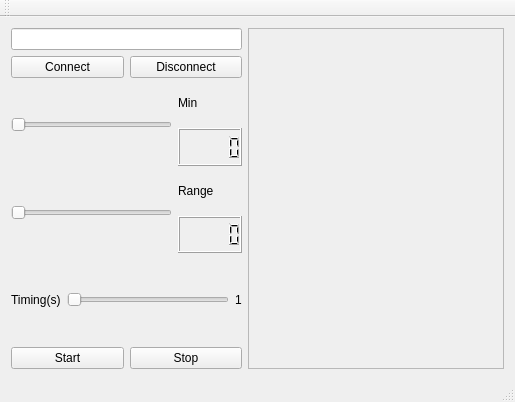
<?xml version="1.0" encoding="UTF-8"?>
<ui version="4.0">
 <class>MainWindow</class>
 <widget class="QMainWindow" name="MainWindow">
  <property name="geometry">
   <rect>
    <x>0</x>
    <y>0</y>
    <width>515</width>
    <height>402</height>
   </rect>
  </property>
  <property name="windowTitle">
   <string>MainWindow</string>
  </property>
  <widget class="QWidget" name="centralWidget">
   <layout class="QHBoxLayout" name="horizontalLayout_6">
    <item>
     <layout class="QHBoxLayout" name="horizontalLayout_5">
      <item>
       <layout class="QVBoxLayout" name="verticalLayout_4">
        <item>
         <layout class="QGridLayout" name="gridLayout">
          <item row="0" column="0" colspan="2">
           <widget class="QLineEdit" name="textip"/>
          </item>
          <item row="1" column="0">
           <widget class="QPushButton" name="connect">
            <property name="text">
             <string>Connect</string>
            </property>
           </widget>
          </item>
          <item row="1" column="1">
           <widget class="QPushButton" name="disconnect">
            <property name="text">
             <string>Disconnect</string>
            </property>
           </widget>
          </item>
         </layout>
        </item>
        <item>
         <layout class="QHBoxLayout" name="horizontalLayout">
          <item>
           <widget class="QSlider" name="slidermin">
            <property name="orientation">
             <enum>Qt::Horizontal</enum>
            </property>
           </widget>
          </item>
          <item>
           <layout class="QVBoxLayout" name="verticalLayout_2">
            <item>
             <widget class="QLabel" name="labelmin">
              <property name="text">
               <string>Min</string>
              </property>
             </widget>
            </item>
            <item>
             <widget class="QLCDNumber" name="lcdmin"/>
            </item>
           </layout>
          </item>
         </layout>
        </item>
        <item>
         <layout class="QHBoxLayout" name="horizontalLayout_2">
          <item>
           <widget class="QSlider" name="sliderrange">
            <property name="minimum">
             <number>1</number>
            </property>
            <property name="orientation">
             <enum>Qt::Horizontal</enum>
            </property>
           </widget>
          </item>
          <item>
           <layout class="QVBoxLayout" name="verticalLayout_3">
            <item>
             <widget class="QLabel" name="labelrange">
              <property name="text">
               <string>Range</string>
              </property>
             </widget>
            </item>
            <item>
             <widget class="QLCDNumber" name="lcdrange"/>
            </item>
           </layout>
          </item>
         </layout>
        </item>
        <item>
         <layout class="QHBoxLayout" name="horizontalLayout_3">
          <item>
           <widget class="QLabel" name="labeltiming">
            <property name="text">
             <string>Timing(s)</string>
            </property>
           </widget>
          </item>
          <item>
           <widget class="QSlider" name="slidertiming">
            <property name="minimum">
             <number>1</number>
            </property>
            <property name="maximum">
             <number>100</number>
            </property>
            <property name="orientation">
             <enum>Qt::Horizontal</enum>
            </property>
           </widget>
          </item>
          <item>
           <widget class="QLabel" name="labeltimingvalor">
            <property name="text">
             <string>1</string>
            </property>
           </widget>
          </item>
         </layout>
        </item>
        <item>
         <layout class="QHBoxLayout" name="horizontalLayout_4">
          <item>
           <widget class="QPushButton" name="start">
            <property name="text">
             <string>Start</string>
            </property>
           </widget>
          </item>
          <item>
           <widget class="QPushButton" name="stop">
            <property name="text">
             <string>Stop</string>
            </property>
           </widget>
          </item>
         </layout>
        </item>
       </layout>
      </item>
      <item>
       <widget class="QPlainTextEdit" name="plainTextip">
        <property name="enabled">
         <bool>false</bool>
        </property>
       </widget>
      </item>
     </layout>
    </item>
   </layout>
  </widget>
  <widget class="QMenuBar" name="menuBar">
   <property name="geometry">
    <rect>
     <x>0</x>
     <y>0</y>
     <width>515</width>
     <height>21</height>
    </rect>
   </property>
  </widget>
  <widget class="QToolBar" name="mainToolBar">
   <attribute name="toolBarArea">
    <enum>TopToolBarArea</enum>
   </attribute>
   <attribute name="toolBarBreak">
    <bool>false</bool>
   </attribute>
  </widget>
  <widget class="QStatusBar" name="statusBar"/>
 </widget>
 <layoutdefault spacing="6" margin="11"/>
 <resources/>
 <connections>
  <connection>
   <sender>slidermin</sender>
   <signal>valueChanged(int)</signal>
   <receiver>lcdmin</receiver>
   <slot>display(int)</slot>
   <hints>
    <hint type="sourcelabel">
     <x>116</x>
     <y>141</y>
    </hint>
    <hint type="destinationlabel">
     <x>211</x>
     <y>152</y>
    </hint>
   </hints>
  </connection>
  <connection>
   <sender>sliderrange</sender>
   <signal>valueChanged(int)</signal>
   <receiver>lcdrange</receiver>
   <slot>display(int)</slot>
   <hints>
    <hint type="sourcelabel">
     <x>82</x>
     <y>209</y>
    </hint>
    <hint type="destinationlabel">
     <x>210</x>
     <y>221</y>
    </hint>
   </hints>
  </connection>
  <connection>
   <sender>slidertiming</sender>
   <signal>valueChanged(int)</signal>
   <receiver>labeltimingvalor</receiver>
   <slot>setNum(int)</slot>
   <hints>
    <hint type="sourcelabel">
     <x>189</x>
     <y>273</y>
    </hint>
    <hint type="destinationlabel">
     <x>239</x>
     <y>274</y>
    </hint>
   </hints>
  </connection>
 </connections>
</ui>
